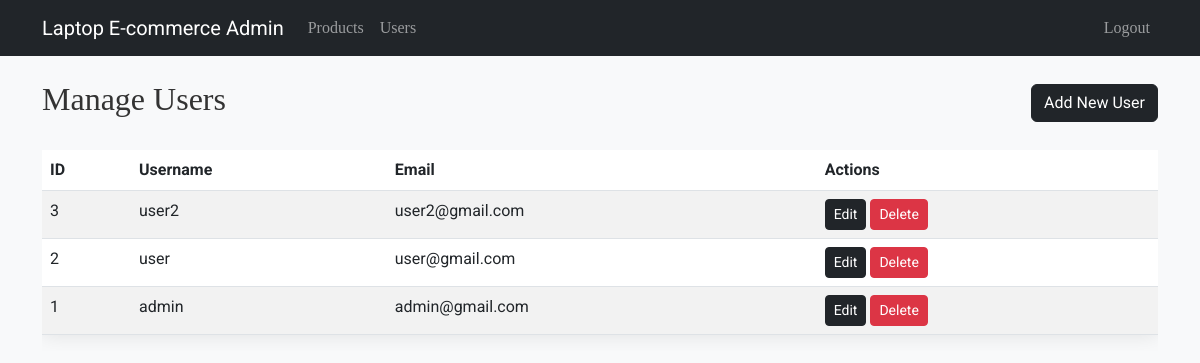
The page /admin/users.php (signed in) on the database its author committed.
### tables this page shows
CREATE TABLE `users` (
  `id` int(11) NOT NULL,
  `username` varchar(50) NOT NULL,
  `email` varchar(100) NOT NULL,
  `password` varchar(255) NOT NULL,
  `role` enum('admin','user') NOT NULL,
  `created_at` timestamp NOT NULL DEFAULT current_timestamp()
);

### admin/users.php (the view, shortened to what this page needs)
<?php
require_once 'config.php';
$users = $pdo->query("SELECT * FROM users ORDER BY id DESC")->fetchAll();
include 'includes/header.php';
?>
    <div class="container mt-4">
        <div class="d-flex justify-content-between align-items-center mb-4">
            <h2>Manage Users</h2>
            <a href="user-form.php" class="btn btn-dark">Add New User</a>
        </div>
        <div class="table-responsive">
            <table class="table table-striped">
                <thead>
                    <tr>
                        <th>ID</th>
                        <th>Username</th>
                        <th>Email</th>
                        <th>Actions</th>
                    </tr>
                </thead>
                <tbody>
                    <?php foreach ($users as $user): ?>
                    <tr>
                        <td><?php echo $user['id']; ?></td>
                        <td><?php echo htmlspecialchars($user['username']); ?></td>
                        <td><?php echo htmlspecialchars($user['email']); ?></td>
                        <td>
                            <a href="user-form.php?id=<?php echo $user['id']; ?>" class="btn btn-sm btn-dark">Edit</a>
                            <form method="POST" class="d-inline" onsubmit="return confirm('Are you sure you want to delete this user?');">
                                <button type="submit" class="btn btn-sm btn-danger">Delete</button>
                            </form>
                        </td>
                    </tr>
                    <?php endforeach; ?>
                </tbody>
            </table>
        </div>
    </div>
<?php include 'includes/footer.php'; ?>

### admin/includes/header.php (style rules this page uses)
body { font-family: 'Roboto', sans-serif; background-color: #f8f9fa; color: #333; }
h1, h2, h3, h4, h5 { font-family: 'Playfair Display', serif; }
.table { background-color: #fff; box-shadow: 0 0 20px rgba(0, 0, 0, 0.1); }

### rows shown on the page
users: id "3", username "user2", email "user2@gmail.com"
users: id "2", username "user", email "user@gmail.com"
users: id "1", username "admin", email "admin@gmail.com"
